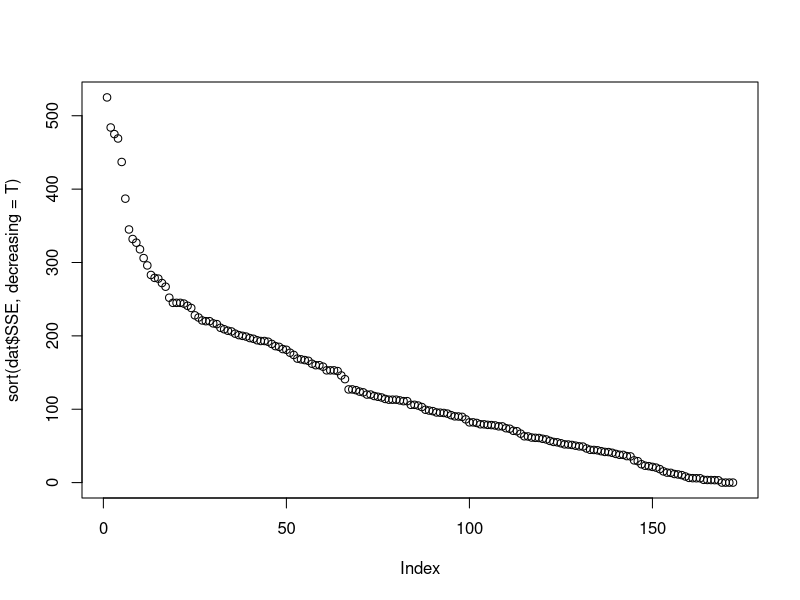
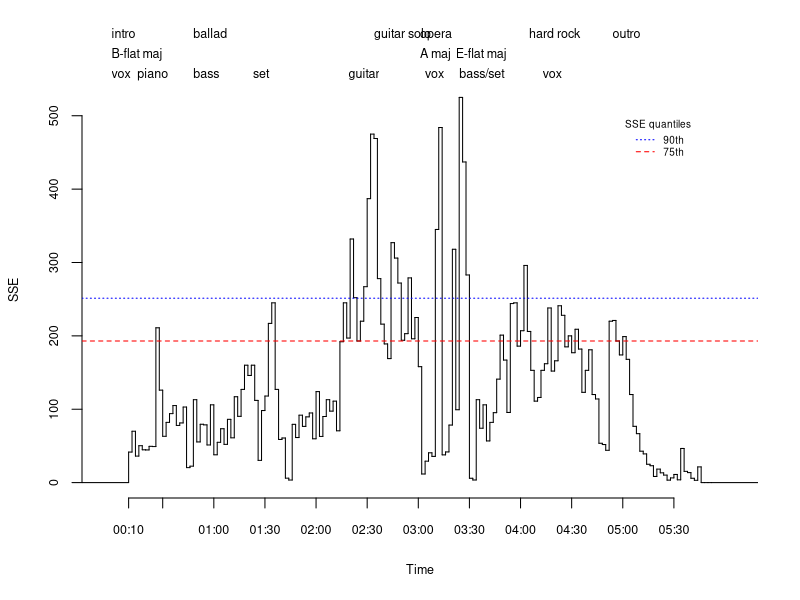

Write the R code that produced these figures, in order.
dat <- read.csv("sse_and_sparsity.csv")

plot(sort(dat$SSE, decreasing = T))
summary(dat$SSE)

sf <- stepfun(x = (seq_along(dat$SSE) - 1) * 2, y = c(0, dat$SSE))
plot(sf, do.points = F, main = NA, cex.lab = 0.75, cex.axis = 0.75,
     xlab = "Time", ylab = "SSE", xaxt = "n", frame.plot = F,
     xaxs = "i")

z <- (seq_along(dat$SSE) - 1) * 2

sec <- z + 10 
labs <- c("00:10", 
          paste(sprintf("%02d", sec[sec %% 30 == 0] %/% 60), 
                c("30", "00"), sep = ":"))

axis(side = 1, at = c(0, z[z %% 30 == 0][-1] - 10), 
     labels = labs, cex.axis = 0.75)

labs.epoch <- c("intro", "ballad", "guitar solo", "opera",
                "hard rock", "outro")
sec.epoch <- c(-10, 38, 144, 171, 235, 284)

for(i in seq_along(labs.epoch)) {
  mtext(labs.epoch[i], side = 3, line = 2, cex = 0.75, 
        at = sec.epoch[i], adj = 0)
}

labs.key <- c("B-flat maj", "A maj", "E-flat maj")
sec.key <- c(-10, 171, 192)

for(i in seq_along(labs.key)) {
  mtext(labs.key[i], side = 3, line = 1, cex = 0.75, 
        at = sec.key[i], adj = 0)
}

labs.inst <- c("vox", "piano", "bass", "set", "guitar", "vox", 
               "bass/set", "vox")
sec.inst <- c(-10, 5, 38, 73, 129, 174, 194, 243)

for(i in seq_along(labs.inst)) {
  mtext(labs.inst[i], side = 3, cex = 0.75, at = sec.inst[i], adj = 0)
}

col.qt <- c("red", "blue")
lty.qt <- 2:3

legend(x = 290, y = 500, legend = c("90th", "75th"),
       col = rev(col.qt), lty = rev(lty.qt), bty = "n", cex = 0.6,
       title = "SSE quantiles")

eps <- quantile(x = dat$SSE, probs = c(0.75, 0.9))
abline(h = eps, col = col.qt, lty = lty.qt)

events.q3 <- (which(dat$SSE > eps[1]) - 1) * 2 + 10
events.q3

events.90 <- which(dat$SSE > eps[2]) * 2 + 10
events.90
